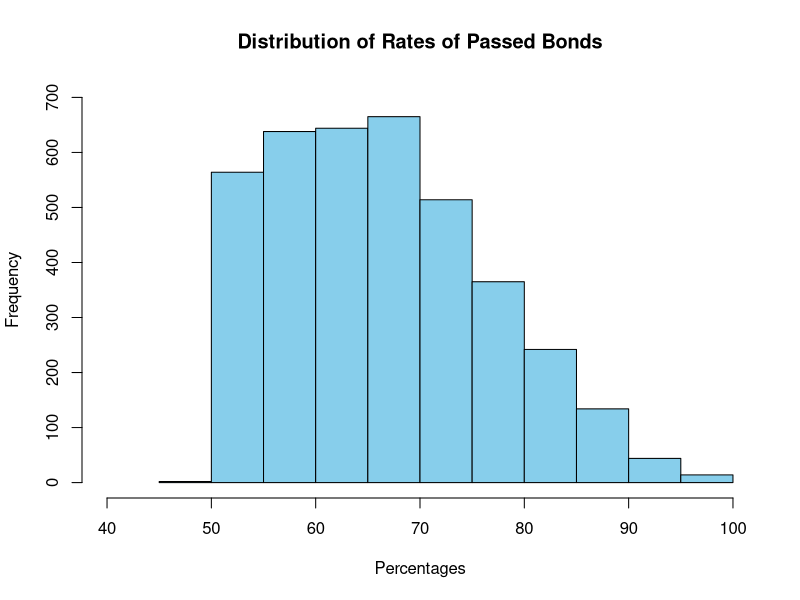
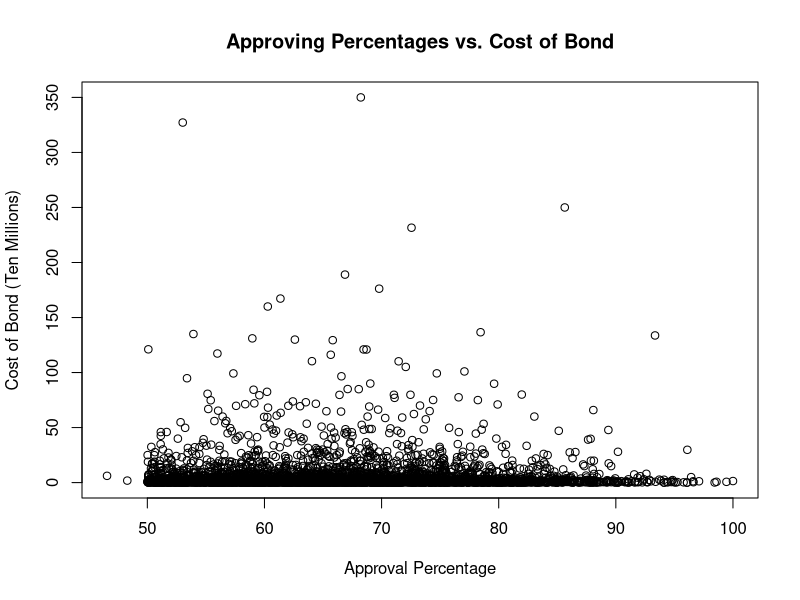

Recreate these plots in R, in order.
bonds <- read.csv('Homework1_Bonds.csv')
#Loading up the data frame.

#QUESTION 1
table(bonds$Result)

#Presents a table that summarizes how many bonds were defeated, approved, etc.

prop.table(table(bonds$Gov_Type, bonds$Result),1)

#Shows a table of Gov. types and their proportion of carried and defeated bonds.

#QUESTION 2

bonds$Votes_Total <- bonds$Votes_Against + bonds$Votes_For

#Creates another variable/column that shows total voter turnout in each row.

summary(bonds$Votes_Total)

#Finds our highest voter turnout value

bonds[bonds$Votes_Total == '1030414',]

#Finds where the highest voter turnout occurred

#QUESTION 3
subset <- bonds[bonds$Votes_For > 10 & bonds$Result == 'Carried',]

# creates subset with approved bonds with votes approving bonds > 10 

subset$ptv <- (subset$Votes_For / subset$Votes_Total) * 100

#creates a new variable with percentage of votes that approved the bond.

hist(subset$ptv, main='Distribution of Rates of Passed Bonds',
xlab='Percentages', ylab = 'Frequency', col='skyblue',xlim=c(40,100),ylim=c(0,700))

# presents a histogram of the ptv variable

#QUESTION 4

plot(subset$ptv, subset$Amount/10000000, main='Approving Percentages vs. Cost of Bond',
     ylab = 'Cost of Bond (Ten Millions)', xlab= 'Approval Percentage')
#Scatterplot of Approval Percentages vs. Cost of the Bond
cor(subset$ptv, subset$Amount)
#r-value of the plot
